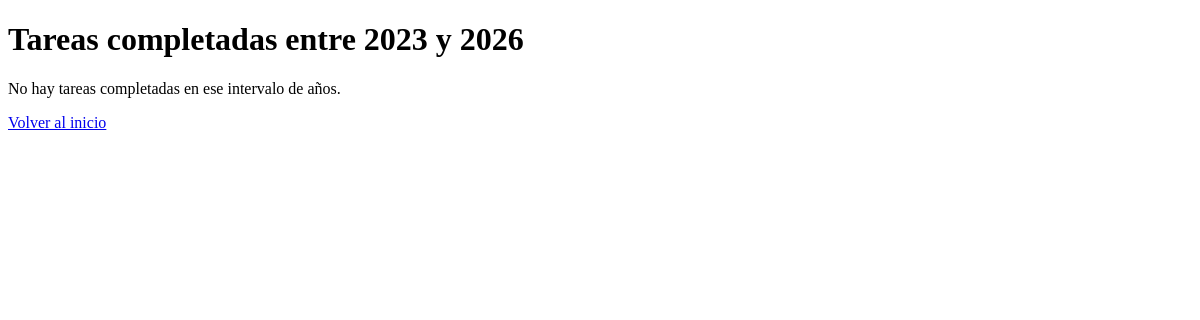
The page /tareas/completadas/2023/2026/ on the database as committed earlier.
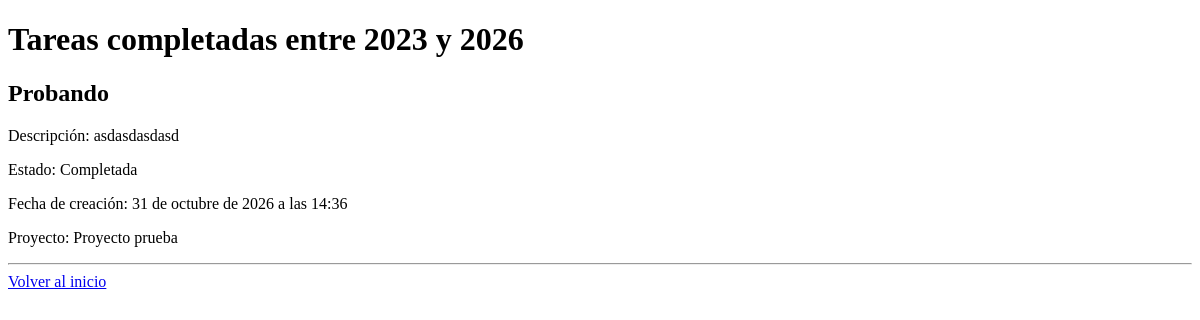
The same page on the database as committed later.
### Proyecto/models.py (models this page shows, shortened)
class Tarea(models.Model):
    ESTADOS = [
        ("Pendiente", "Pendiente"),
        ("En progreso", "En progreso"),
        ("Completada", "Completada"),
    ]
    proyecto = models.ForeignKey(
        Proyecto,
        on_delete=models.CASCADE,
        related_name="tareas"
    )
    nombre = models.CharField(max_length=100)
    descripcion = models.TextField()
    fecha_creacion = models.DateTimeField(auto_now_add=True)
    estado = models.CharField(max_length=20, choices=ESTADOS)
    usuarios = models.ManyToManyField(
        Usuario,
        through="Asignacion",
        related_name="tareas"
    )
    etiquetas = models.ManyToManyField(
        "Etiqueta",
        related_name="tareas",
        blank=True
    )

class Proyecto(models.Model):
    nombre = models.CharField(max_length=100)
    descripcion = models.TextField()
    fecha_creacion = models.DateTimeField(auto_now_add=True)
    compania = models.ForeignKey(
        Compania,
        on_delete=models.CASCADE,
        related_name="proyectos"
    )

### Proyecto/views.py (the view)
def tareas_completadas_por_anio(request, anio_inicio, anio_fin):
    tareas = Tarea.objects.filter(
        fecha_creacion__year__gte=anio_inicio,
        fecha_creacion__year__lte=anio_fin,
        estado="Completada"
    ).order_by('fecha_creacion')
    return render(request, 'tareas_completadas.html', {
        'tareas': tareas,
        'anio_inicio': anio_inicio,
        'anio_fin': anio_fin
    })

### Proyecto/templates/tareas_completadas.html (shortened to what this page needs)
<!DOCTYPE html>
<html lang="es">
<head>
</head>
<body>
    <h1>Tareas completadas entre {{ anio_inicio }} y {{ anio_fin }}</h1>
    {% for tarea in tareas %}
        <h2>{{ tarea.nombre }}</h2>
        <p>Descripción: {{ tarea.descripcion }}</p>
        <p>Estado: {{ tarea.estado }}</p>
        <p>Fecha de creación: {{ tarea.fecha_creacion }}</p>
        <p>Proyecto: {{ tarea.proyecto.nombre }}</p>
        <hr>
    {% empty %}
        <p>No hay tareas completadas en ese intervalo de años.</p>
    {% endfor %}
    <a href="/">Volver al inicio</a>
</body>
</html>

Rows that differ between the two databases and show on the page:
added Tarea: nombre "Probando", descripcion "asdasdasdasd", estado "Completada", fecha_creacion "31 de octubre de 2026 a las 14:36", proyecto.nombre "Proyecto prueba"
Other text that changed with them:
text no longer shown: "No hay tareas completadas en ese intervalo de años."
